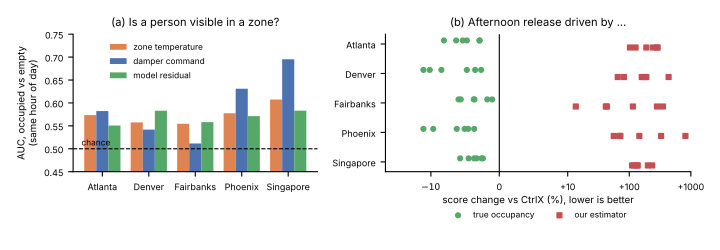

Write the Python code that produced this figure.
import csv, statistics as st
import matplotlib; matplotlib.use("Agg")
import matplotlib.pyplot as plt
clim = ["atlanta", "denver", "fairbanks", "phoenix", "singapore"]
A = list(csv.DictReader(open("occ30.csv")))
R = list(csv.DictReader(open("occ_release_30.csv")))
fig, (a1, a2) = plt.subplots(1, 2, figsize=(7.2, 2.5), gridspec_kw={"width_ratios": [1, 1.25]})
sig = [("temp_wh", "zone temperature", "#dd8452"), ("damper_wh", "damper command", "#4c72b0"), ("arx_w6_wh", "model residual", "#55a868")]
w = 0.26
for j, (k, lab, col) in enumerate(sig):
    vals = [st.mean(float(r[k]) for r in A if c in r["scenario"]) for c in clim]
    a1.bar([i + (j - 1) * w for i in range(5)], vals, w, color=col, label=lab)
a1.axhline(0.5, color="k", lw=0.8, ls="--"); a1.text(-0.45, 0.503, "chance", fontsize=6, ha="left", va="bottom")
a1.set_ylim(0.45, 0.75); a1.set_xticks(range(5)); a1.set_xticklabels([c.capitalize() for c in clim], fontsize=6.5)
a1.set_ylabel("AUC, occupied vs empty\n(same hour of day)", fontsize=7); a1.tick_params(labelsize=6.5)
a1.legend(fontsize=6, frameon=False, loc="upper left", bbox_to_anchor=(0.12, 1)); a1.set_title("(a) Is a person visible in a zone?", fontsize=8)
rel = lambda r, k: 100 * (float(r[k]) - float(r["ctrlx"])) / float(r["ctrlx"])
for i, c in enumerate(clim):
    rs = [r for r in R if c in r["scenario"]]
    a2.scatter([rel(r, "oracle_release") for r in rs], [i - 0.12] * len(rs), s=12, color="#55a868", label="true occupancy" if i == 0 else None)
    a2.scatter([rel(r, "estimator_release_1K") for r in rs], [i + 0.12] * len(rs), s=12, color="#c44e52", marker="s", label="our estimator" if i == 0 else None)
a2.axvline(0, color="k", lw=0.8)
a2.set_xscale("symlog", linthresh=10); a2.set_xticks([-10, 0, 10, 100, 1000]); a2.set_xticklabels(["$-10$", "0", "+10", "+100", "+1000"])
a2.set_yticks(range(5)); a2.set_yticklabels([c.capitalize() for c in clim], fontsize=6.5); a2.invert_yaxis()
a2.set_xlabel("score change vs CtrlX (%), lower is better", fontsize=7, labelpad=1); a2.tick_params(labelsize=6.5)
a2.legend(fontsize=6, frameon=False, loc="upper center", ncol=2, bbox_to_anchor=(0.5, -0.22)); a2.set_title("(b) Afternoon release driven by ...", fontsize=8)
for a in (a1, a2): a.spines[["top", "right"]].set_visible(False)
fig.tight_layout(); fig.savefig("fig_occ.pdf"); fig.savefig("fig_occ.png", dpi=150); print("ok")
